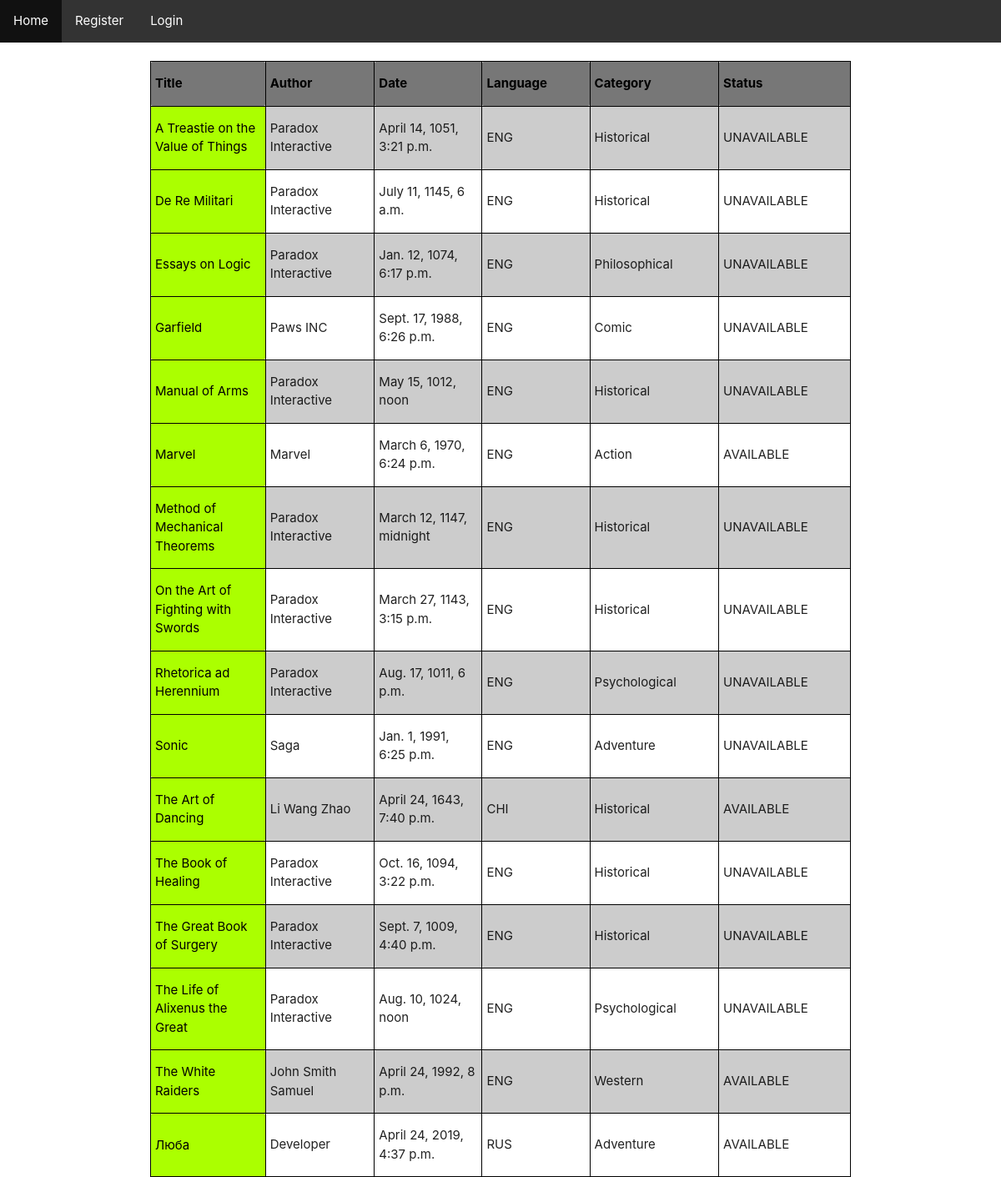
Page /t/ on the committed database.
### main/models.py (models this page shows, shortened)
class Book(models.Model):
    CATEGORY = models.ForeignKey(
        Category,
        on_delete=models.CASCADE,
        null=False,
        blank=False,
    )
    TITLE = models.CharField(max_length=70, null=False, blank=False)
    DESCRIPTION = models.TextField(null=True, blank=True)
    DATE = models.DateTimeField(default=datetime.now, null=False, blank=False)
    AUTHOR = models.CharField(max_length=50)
    COPIES = models.IntegerField(default=0, null=False, blank=False)
    LANGUAGE = models.CharField(max_length=3,
                                choices=LIST_OF_LANGUAGES,
                                default="ENG")
    PRICE = models.FloatField(default=0.0)
    STATUS = models.CharField(
        max_length=15,
        choices=LIST_OF_STATUSES,
        default="AVAILABLE",
    )
    def get_copies(book):
        copies = [copy for copy in BookCopy.objects.all() if copy.BOOK == book]
        return copies

class Category(models.Model):
    TITLE = models.CharField(max_length=70, null=False, blank=False, unique=True)
    class Meta:
        verbose_name = "Category"
        verbose_name_plural = "Categories"
    def __str__(category):
        return category.TITLE

### main/views.py (the view, shortened to what this page needs)
# urls.py: path('t/', views.BookListView.as_view(ordering=['TITLE']), name="homepage"),
class BookListView(ListView):
    model = Book
    template_name = "main/home.html"
    context_object_name = "books"
    ordering = None

### main/templates/main/home.html (shortened to what this page needs)
<!DOCTYPE html>
{% extends "main/header.html" %}
{% block content %}
	<table class="myTable">
		<thead>
		<tr>
			<th><a style="color:black" href="/t">Title</a></th>
			<th><a style="color:black" href="/a">Author</a></th>
			<th><a style="color:black" href="/d">Date</a></th>
			<th><a style="color:black" href="/l">Language</a></th>
			{% if user.is_authenticated %}
			<th><a style="color:black" href="/cp">Copies</a></th>
			<th><a style="color:black" href="/s">Status</a></th>
			<th><a style="color:black" href="/p">Price</a></th>
			{% else %}
			<th><a style="color:black" href="/c">Category</a></th>
			<th><a style="color:black" href="/s">Status</a></th>
			{% endif %}
		</tr>
		</thead>
		<tbody>
		{% for book in books %}
		<tr>
			<td style="background-color:#ABFF00"><a class="waves-effect waves-light modal-trigger" href="#{{book.pk}}" style="color:black">{{book.TITLE}}</a></td>
			<td>{{book.AUTHOR}}</td>
			<td>{{book.DATE}}</td>
			<td>{{book.LANGUAGE}}</td>
			{% if user.is_authenticated %}
			<td>{{book.COPIES}}</td>
			<td>{{book.STATUS}}</td>
			<td>{{book.PRICE}}</td>
			{% else %}
			<td>{{book.CATEGORY}}</td>
			<td>{{book.STATUS}}</td>
			{% endif %}
		</tr>
		{% endfor %}
		</tbody>
	</table>
{% endblock %}

### main/templates/main/header.html (shortened to what this page needs)
<!DOCTYPE html>
<html lang="en">
<head>
    <link rel="stylesheet" href="https://cdnjs.cloudflare.com/ajax/libs/materialize/1.0.0/css/materialize.min.css">
</head>
<body>
    {% include "main/includes/navbar.html" %}
    <div class="container">
        <br>
        {% block content %}
        {% endblock %}
    </div>
</body>
</html>

### main/templates/main/includes/navbar.html
<ul class="myList">
    <li><a href="/">Home</a></li>
    {% if user.is_authenticated %}
        <li><a href="/new">New Book</a></li>
        <li><a href="/add">Add Copy</a></li>
        <li><a href="/category">New Category</a></li>
        <li><a href="/profile">{{user.username}}</a></li>
        <li><a href="/logout">Logout</a></li>
    {% else %}
        <li><a href="/register">Register</a></li>
        <li><a href="/login">Login</a></li>
    {% endif %}
</ul>

### main/templates/main/header.html (style rules this page uses)
table.myTable { width:100% }
table.myTable tr:nth-child(odd) { background-color: #CCC }
table.myTable td { width:10% }
table.myTable th { background-color:#777 }
table.myTable, table.myTable th, table.myTable td { border: 1px solid black; border-collapse: collapse; }
ul.myList { list-style-type: none; margin: 0; padding: 0; overflow: hidden; background-color: #333; }
ul.myList li { float: left; }
ul.myList li a { display:block; color: white; text-align: center; padding: 14px 16px; text-decoration: none; }

### rows in the picture
Book: TITLE "A Treastie on the Value of Things", AUTHOR "Paradox Interactive", DATE "April 14, 1051, 3:21 p.m.", LANGUAGE "ENG", CATEGORY "Historical", STATUS "UNAVAILABLE"
Book: TITLE "De Re Militari", AUTHOR "Paradox Interactive", DATE "July 11, 1145, 6 a.m.", LANGUAGE "ENG", CATEGORY "Historical", STATUS "UNAVAILABLE"
Book: TITLE "Essays on Logic", AUTHOR "Paradox Interactive", DATE "Jan. 12, 1074, 6:17 p.m.", LANGUAGE "ENG", CATEGORY "Philosophical", STATUS "UNAVAILABLE"
Book: TITLE "Garfield", AUTHOR "Paws INC", DATE "Sept. 17, 1988, 6:26 p.m.", LANGUAGE "ENG", CATEGORY "Comic", STATUS "UNAVAILABLE"
Book: TITLE "Manual of Arms", AUTHOR "Paradox Interactive", DATE "May 15, 1012, noon", LANGUAGE "ENG", CATEGORY "Historical", STATUS "UNAVAILABLE"
Book: TITLE "Marvel", AUTHOR "Marvel", DATE "March 6, 1970, 6:24 p.m.", LANGUAGE "ENG", CATEGORY "Action", STATUS "AVAILABLE"
Book: TITLE "Method of Mechanical Theorems", AUTHOR "Paradox Interactive", DATE "March 12, 1147, midnight", LANGUAGE "ENG", CATEGORY "Historical", STATUS "UNAVAILABLE"
Book: TITLE "On the Art of Fighting with Swords", AUTHOR "Paradox Interactive", DATE "March 27, 1143, 3:15 p.m.", LANGUAGE "ENG", CATEGORY "Historical", STATUS "UNAVAILABLE"
Book: TITLE "Rhetorica ad Herennium", AUTHOR "Paradox Interactive", DATE "Aug. 17, 1011, 6 p.m.", LANGUAGE "ENG", CATEGORY "Psychological", STATUS "UNAVAILABLE"
Book: TITLE "Sonic", AUTHOR "Saga", DATE "Jan. 1, 1991, 6:25 p.m.", LANGUAGE "ENG", CATEGORY "Adventure", STATUS "UNAVAILABLE"
Book: TITLE "The Art of Dancing", AUTHOR "Li Wang Zhao", DATE "April 24, 1643, 7:40 p.m.", LANGUAGE "CHI", CATEGORY "Historical", STATUS "AVAILABLE"
Book: TITLE "The Book of Healing", AUTHOR "Paradox Interactive", DATE "Oct. 16, 1094, 3:22 p.m.", LANGUAGE "ENG", CATEGORY "Historical", STATUS "UNAVAILABLE"
Book: TITLE "The Great Book of Surgery", AUTHOR "Paradox Interactive", DATE "Sept. 7, 1009, 4:40 p.m.", LANGUAGE "ENG", CATEGORY "Historical", STATUS "UNAVAILABLE"
Book: TITLE "The Life of Alixenus the Great", AUTHOR "Paradox Interactive", DATE "Aug. 10, 1024, noon", LANGUAGE "ENG", CATEGORY "Psychological", STATUS "UNAVAILABLE"
Book: TITLE "The White Raiders", AUTHOR "John Smith Samuel", DATE "April 24, 1992, 8 p.m.", LANGUAGE "ENG", CATEGORY "Western", STATUS "AVAILABLE"
Book: TITLE "Люба", AUTHOR "Developer", DATE "April 24, 2019, 4:37 p.m.", LANGUAGE "RUS", CATEGORY "Adventure", STATUS "AVAILABLE"
